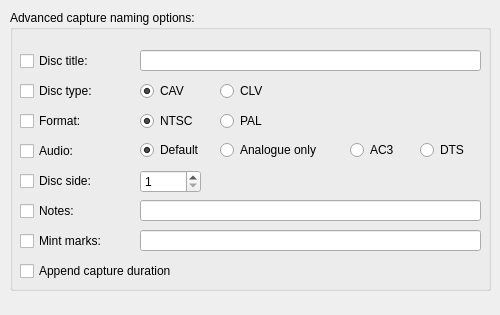
<?xml version="1.0" encoding="UTF-8"?>
<ui version="4.0">
 <class>AdvancedNamingDialog</class>
 <widget class="QDialog" name="AdvancedNamingDialog">
  <property name="geometry">
   <rect>
    <x>0</x>
    <y>0</y>
    <width>500</width>
    <height>315</height>
   </rect>
  </property>
  <property name="minimumSize">
   <size>
    <width>500</width>
    <height>250</height>
   </size>
  </property>
  <property name="windowTitle">
   <string>Advanced capture naming</string>
  </property>
  <widget class="QGroupBox" name="groupBox_2">
   <property name="geometry">
    <rect>
     <x>10</x>
     <y>10</y>
     <width>481</width>
     <height>281</height>
    </rect>
   </property>
   <property name="title">
    <string>Advanced capture naming options:</string>
   </property>
   <widget class="QRadioButton" name="formatNtscRadioButton">
    <property name="geometry">
     <rect>
      <x>130</x>
      <y>100</y>
      <width>71</width>
      <height>22</height>
     </rect>
    </property>
    <property name="text">
     <string>NTSC</string>
    </property>
    <property name="checked">
     <bool>true</bool>
    </property>
    <attribute name="buttonGroup">
     <string notr="true">formatButtonGroup</string>
    </attribute>
   </widget>
   <widget class="QRadioButton" name="formatPalRadioButton">
    <property name="geometry">
     <rect>
      <x>210</x>
      <y>100</y>
      <width>71</width>
      <height>22</height>
     </rect>
    </property>
    <property name="text">
     <string>PAL</string>
    </property>
    <attribute name="buttonGroup">
     <string notr="true">formatButtonGroup</string>
    </attribute>
   </widget>
   <widget class="QRadioButton" name="typeCavRadioButton">
    <property name="geometry">
     <rect>
      <x>130</x>
      <y>70</y>
      <width>71</width>
      <height>22</height>
     </rect>
    </property>
    <property name="text">
     <string>CAV</string>
    </property>
    <property name="checked">
     <bool>true</bool>
    </property>
    <attribute name="buttonGroup">
     <string notr="true">discTypeButtonGroup</string>
    </attribute>
   </widget>
   <widget class="QRadioButton" name="typeClvRadioButton">
    <property name="geometry">
     <rect>
      <x>210</x>
      <y>70</y>
      <width>71</width>
      <height>22</height>
     </rect>
    </property>
    <property name="text">
     <string>CLV</string>
    </property>
    <attribute name="buttonGroup">
     <string notr="true">discTypeButtonGroup</string>
    </attribute>
   </widget>
   <widget class="QLineEdit" name="discTitleLineEdit">
    <property name="enabled">
     <bool>true</bool>
    </property>
    <property name="geometry">
     <rect>
      <x>130</x>
      <y>40</y>
      <width>341</width>
      <height>21</height>
     </rect>
    </property>
   </widget>
   <widget class="QCheckBox" name="discTitleCheckBox">
    <property name="geometry">
     <rect>
      <x>10</x>
      <y>40</y>
      <width>111</width>
      <height>22</height>
     </rect>
    </property>
    <property name="text">
     <string>Disc title:</string>
    </property>
   </widget>
   <widget class="QCheckBox" name="discTypeCheckBox">
    <property name="geometry">
     <rect>
      <x>10</x>
      <y>70</y>
      <width>111</width>
      <height>22</height>
     </rect>
    </property>
    <property name="text">
     <string>Disc type:</string>
    </property>
   </widget>
   <widget class="QCheckBox" name="formatCheckBox">
    <property name="geometry">
     <rect>
      <x>10</x>
      <y>100</y>
      <width>111</width>
      <height>22</height>
     </rect>
    </property>
    <property name="text">
     <string>Format:</string>
    </property>
   </widget>
   <widget class="QCheckBox" name="discSideCheckBox">
    <property name="geometry">
     <rect>
      <x>10</x>
      <y>160</y>
      <width>111</width>
      <height>22</height>
     </rect>
    </property>
    <property name="text">
     <string>Disc side:</string>
    </property>
   </widget>
   <widget class="QLineEdit" name="notesLineEdit">
    <property name="geometry">
     <rect>
      <x>130</x>
      <y>190</y>
      <width>341</width>
      <height>21</height>
     </rect>
    </property>
   </widget>
   <widget class="QCheckBox" name="notesCheckBox">
    <property name="geometry">
     <rect>
      <x>10</x>
      <y>190</y>
      <width>111</width>
      <height>22</height>
     </rect>
    </property>
    <property name="text">
     <string>Notes:</string>
    </property>
   </widget>
   <widget class="QCheckBox" name="audioCheckBox">
    <property name="geometry">
     <rect>
      <x>10</x>
      <y>130</y>
      <width>111</width>
      <height>22</height>
     </rect>
    </property>
    <property name="text">
     <string>Audio:</string>
    </property>
   </widget>
   <widget class="QRadioButton" name="audioDefaultRadioButton">
    <property name="geometry">
     <rect>
      <x>130</x>
      <y>130</y>
      <width>80</width>
      <height>20</height>
     </rect>
    </property>
    <property name="text">
     <string>Default</string>
    </property>
    <property name="checked">
     <bool>true</bool>
    </property>
    <attribute name="buttonGroup">
     <string notr="true">audioButtonGroup</string>
    </attribute>
   </widget>
   <widget class="QRadioButton" name="audioAnalogueRadioButton">
    <property name="geometry">
     <rect>
      <x>210</x>
      <y>130</y>
      <width>120</width>
      <height>20</height>
     </rect>
    </property>
    <property name="text">
     <string>Analogue only</string>
    </property>
    <attribute name="buttonGroup">
     <string notr="true">audioButtonGroup</string>
    </attribute>
   </widget>
   <widget class="QRadioButton" name="audioAc3RadioButton">
    <property name="geometry">
     <rect>
      <x>340</x>
      <y>130</y>
      <width>70</width>
      <height>20</height>
     </rect>
    </property>
    <property name="text">
     <string>AC3</string>
    </property>
    <attribute name="buttonGroup">
     <string notr="true">audioButtonGroup</string>
    </attribute>
   </widget>
   <widget class="QRadioButton" name="audioDtsRadioButton">
    <property name="geometry">
     <rect>
      <x>410</x>
      <y>130</y>
      <width>70</width>
      <height>20</height>
     </rect>
    </property>
    <property name="text">
     <string>DTS</string>
    </property>
    <attribute name="buttonGroup">
     <string notr="true">audioButtonGroup</string>
    </attribute>
   </widget>
   <widget class="QSpinBox" name="discSideSpinBox">
    <property name="geometry">
     <rect>
      <x>130</x>
      <y>160</y>
      <width>61</width>
      <height>23</height>
     </rect>
    </property>
    <property name="minimum">
     <number>1</number>
    </property>
    <property name="maximum">
     <number>99</number>
    </property>
   </widget>
   <widget class="QCheckBox" name="mintCheckBox">
    <property name="geometry">
     <rect>
      <x>10</x>
      <y>220</y>
      <width>111</width>
      <height>22</height>
     </rect>
    </property>
    <property name="text">
     <string>Mint marks:</string>
    </property>
   </widget>
   <widget class="QLineEdit" name="mintLineEdit">
    <property name="geometry">
     <rect>
      <x>130</x>
      <y>220</y>
      <width>341</width>
      <height>21</height>
     </rect>
    </property>
   </widget>
   <widget class="QCheckBox" name="durationCheckBox">
    <property name="geometry">
     <rect>
      <x>10</x>
      <y>250</y>
      <width>231</width>
      <height>22</height>
     </rect>
    </property>
    <property name="text">
     <string>Append capture duration</string>
    </property>
   </widget>
  </widget>
 </widget>
 <tabstops>
  <tabstop>discTitleCheckBox</tabstop>
  <tabstop>discTitleLineEdit</tabstop>
  <tabstop>discTypeCheckBox</tabstop>
  <tabstop>typeCavRadioButton</tabstop>
  <tabstop>typeClvRadioButton</tabstop>
  <tabstop>formatCheckBox</tabstop>
  <tabstop>formatNtscRadioButton</tabstop>
  <tabstop>formatPalRadioButton</tabstop>
  <tabstop>discSideCheckBox</tabstop>
  <tabstop>notesCheckBox</tabstop>
  <tabstop>notesLineEdit</tabstop>
 </tabstops>
 <resources/>
 <connections/>
 <buttongroups>
  <buttongroup name="audioButtonGroup"/>
  <buttongroup name="formatButtonGroup"/>
  <buttongroup name="discTypeButtonGroup"/>
 </buttongroups>
</ui>
